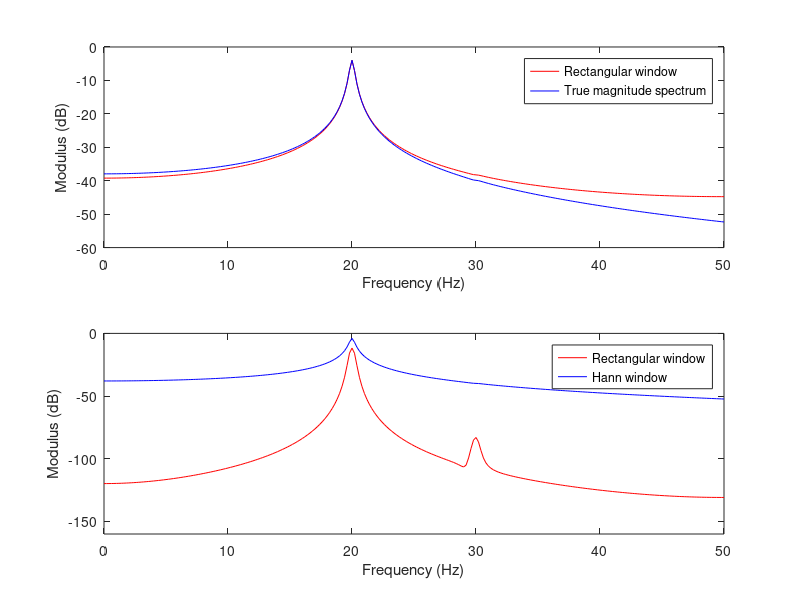

The MATLAB source for this figure:
clc; clear all; close all;
fs=100; t=0:1/fs:5-1/fs;
A=200; B=0.001*A; zeta1=0.01; zeta2=0.01;
wn1=2*pi*20; wd1=sqrt(1-zeta1^2)*wn1;
wn2=2*pi*30; wd2=sqrt(1-zeta2^2)*wn2;
x=(A/wd1)*exp(-zeta1*wn1*t).*sin(wd1*t) + (B/wd2)*exp(-zeta2*wn2*t).*sin(wd2*t);
N=length(x);
whan=hanning(N); xh=x.*whan';
X=fft(x); Xh=fft(xh);
f=fs*(0:N-1)/N;
H=A./(wn1^2-(2*pi*f).^2+i*2*zeta1*wn1*(2*pi*f)) + B./(wn2^2-(2*pi*f).^2+i*2*zeta2*wn2*(2*pi*f));

subplot(2,1,1)
plot(f(1:N/2+1), 20*log10(abs(X(1:N/2+1)/fs)), 'r');
hold on
plot(f(1:N/2+1), 20*log10(abs(H(1:N/2+1))), 'b')
axis([0 50 -60 0])
xlabel('Frequency (Hz)'); ylabel('Modulus (dB)')
legend({'Rectangular window', 'True magnitude spectrum'});
hold off

subplot(2,1,2)
plot(f(1:N/2+1), 20*log10(sqrt(8/3)*abs(Xh(1:N/2+1)/fs)), 'r')
hold on
plot(f(1:N/2+1), 20*log10(abs(H(1:N/2+1))), 'b')
axis([0 50 -160 0])
xlabel('Frequency (Hz)'); ylabel('Modulus (dB)')
legend({'Rectangular window', 'Hann window'});
hold off